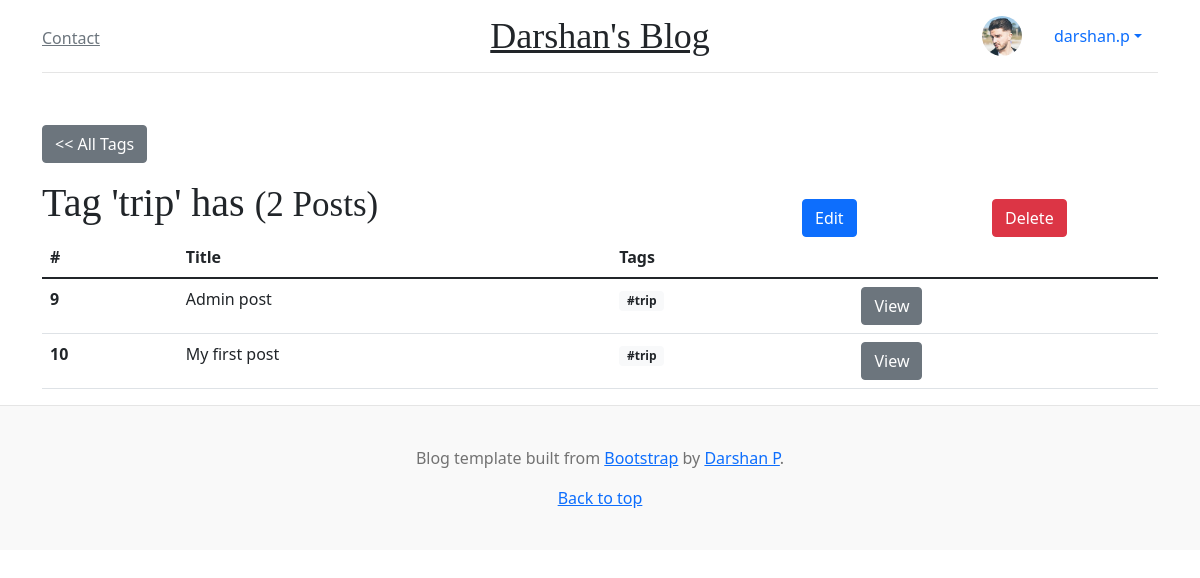
Page /tags/2 (signed in) on the committed database.
### blog/models.py (models this page shows, shortened)
class UserProfile(models.Model):
    user = models.OneToOneField(User, on_delete=models.CASCADE)
    avatar = models.ImageField(default='default.jpg', upload_to='profile_pics')

class Tag(models.Model):
    name = models.CharField(max_length=50, unique=True)

class Post(models.Model):
    class Meta:
        ordering = ['created_at']
        db_table = 'posts'
    POST_LENGTHS = [
        ('S', 'Small'),
        ('M', 'Medium'),
        ('L', 'Large')
    ]
    post_length = models.CharField(max_length=1, choices=POST_LENGTHS)
    title = models.CharField(max_length=50)
    body = models.TextField()
    slug = AutoSlugField(populate_from='title', unique=True, editable=True)
    categories = models.ManyToManyField('Category', related_name='posts', blank=True)
    tags = models.ManyToManyField('Tag', related_name='posts', blank=True,
                                  help_text='Hold down “Control”, or “Command” on a Mac, to select more than one.')
    user = models.ForeignKey(User, on_delete=models.SET_NULL, null=True)
    created_at = models.DateTimeField(auto_now_add=True)
    updated_at = models.DateTimeField(auto_now_add=True)

### tag/views.py (the view)
# urls.py: path('<int:pk>', views.TagDetailView.as_view(), name='tag_detail'),
class TagDetailView(LoginRequiredMixin, generic.DetailView):
    model = Tag
    template_name = "tag/tag_detail.html"

### blog/context_processors.py (called while the page is built)
def categories(request):
    return {
        'tags': Tag.objects.order_by('id')
    }

### tag/templates/tag/tag_detail.html (shortened to what this page needs)
{% extends "base.html" %}
{% load crispy_forms_tags %}
{% block content %}
<div class="row">
    <div class="col-2">
        <a type="button" class="btn btn-secondary" href="{% url 'tag:tag_list' %}"><< All Tags</a>
    </div>
</div>
<div class="row mt-3">
    <div class="col-8">
        <h1>Tag '{{ tag.name }}' has <small>({{ tag.posts.count }} Posts)</small></h1>
    </div>
    <div class="col-2">
        <a href="{% url 'tag:tag_update' tag.id %}" class="btn btn-primary pull-right btn-block"  style="margin-top:20px;">Edit</a>
    </div>
    <div class="col-2">
        <form method="POST" action="{% url 'tag:tag_delete' tag.id %}">
            <input type="submit" class="btn btn-danger pull-right btn-block" value="Delete"  style="margin-top:20px;">
        </form>
    </div>
</div>
<div class="row">
    <div class="col-12">
        <table class="table">
            <thead>
                <tr>
                    <th>#</th>
                    <th>Title</th>
                    <th>Tags</th>
                    <th></th>
                </tr>
            </thead>
            <tbody>
                {% for post in tag.posts.all %}
                <tr>
                    <th>{{ post.id }}</th>
                    <td>{{ post.title }}</td>
                    <td>
                        {% for tag in post.tags.all %}
                        <span class="badge bg-light text-dark mb-2">#{{tag.name}}</span>
                        {% endfor %}
                    </td>
                    <td>
                        <a href="{% url 'blog:post_detail' post.slug %}" class="btn btn-secondary btn-xs">View</a>
                    </td>
                </tr>
                {% endfor %}
            </tbody>
        </table>
    </div>
</div>
{% endblock %}

### templates/navbar_top.html (shortened to what this page needs)
<div class="container">
    <header class="blog-header py-3">
        <div class="row flex-nowrap justify-content-between align-items-center">
          <div class="col-4 pt-1">
            <a class="link-secondary" href="{% url 'contact' %}">Contact</a></div>
          <div class="col-4 text-center">
            <a class="blog-header-logo text-dark" href="{% url 'blog:blog_home' %}">Darshan's Blog</a>
          </div>
          <div class="col-4 d-flex justify-content-end align-items-center">
            {% if request.user.is_authenticated %}
            <img class="rounded-circle shadow-1-strong me-3" src="{{ request.user.userprofile.avatar.url }}"
                 alt="avatar" width="40" height="40" />
            <ul class="nav nav-pills">
              <li class="nav-item dropdown">
                <a class="nav-link dropdown-toggle" data-bs-toggle="dropdown" href="#" role="button" aria-expanded="false">{{ request.user.username }}</a>
              </li>
            </ul>
            {% else %}
            <a href="{% url 'login' %}" class="btn btn-default">Login</a>
            {% endif %}
          </div>
        </div>
      </header>
    {% if request.user.is_authenticated %}
    <div class="nav-scroller py-1 mb-2">
        <nav class="nav d-flex justify-content-between">
        </nav>
      </div>
    {% endif %}
</div>

### static/css/style.css (style rules this page uses)
.blog-header { line-height: 1; border-bottom: 1px solid #e5e5e5; }
.blog-header-logo { font-family: "Playfair Display", Georgia, "Times New Roman", serif; font-size: 2.25rem; }
h1, h2, h3, h4, h5, h6 { font-family: "Playfair Display", Georgia, "Times New Roman", serif; }
.nav-scroller { position: relative; z-index: 2; height: 2.75rem; overflow-y: hidden; }
.nav-scroller .nav { display: flex; flex-wrap: nowrap; padding-bottom: 1rem; margin-top: -1px; overflow-x: auto; text-align: center; white-space: nowrap; -webkit-overflow-scrolling: touch; }

### rows in the picture
Tag: name "trip", posts.count "2"
Post: id "9", title "Admin post"
Post: id "10", title "My first post"

### other values in the picture
{{ request.user.username }} "darshan.p"
